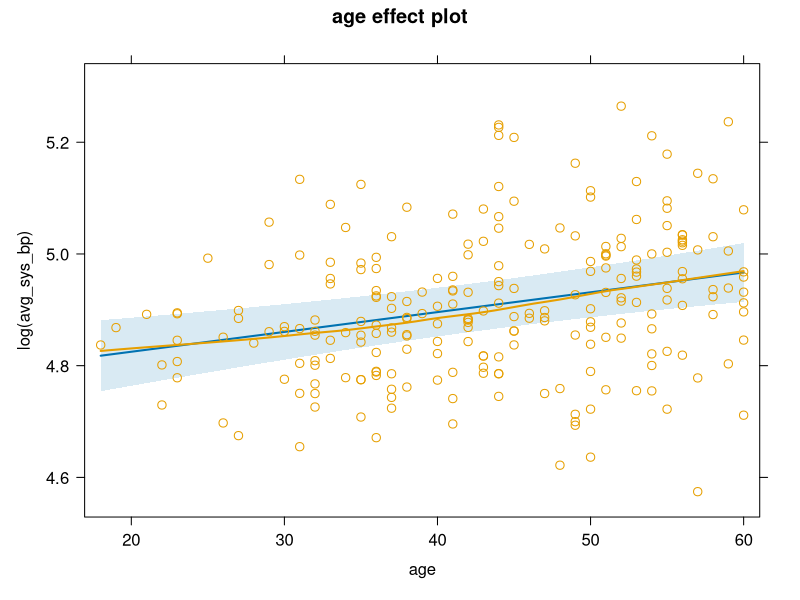
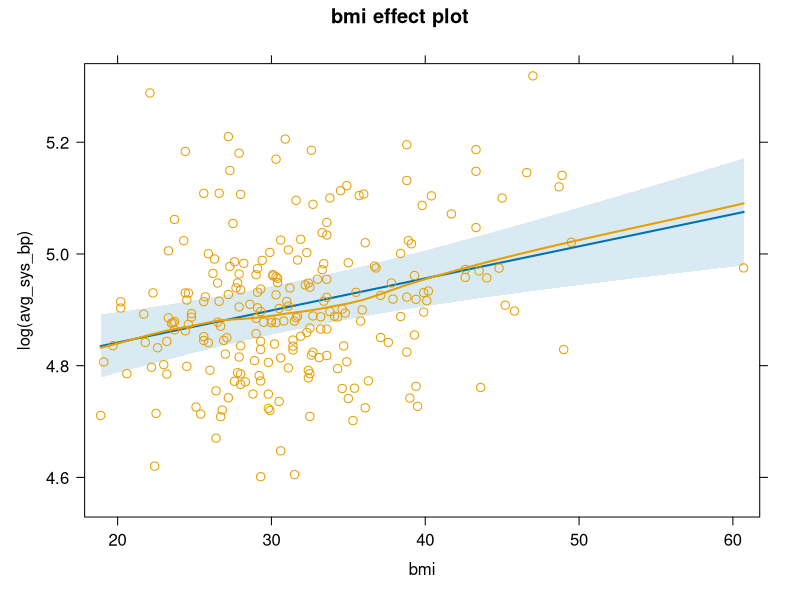
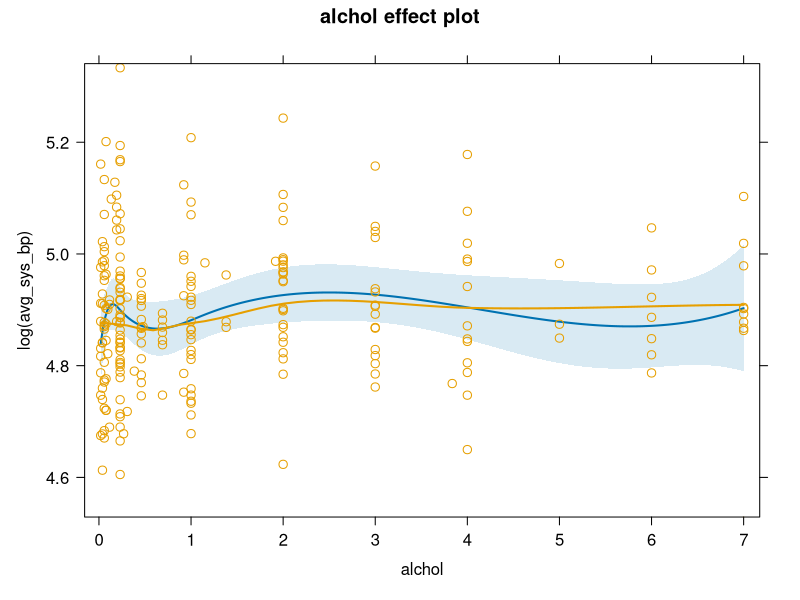
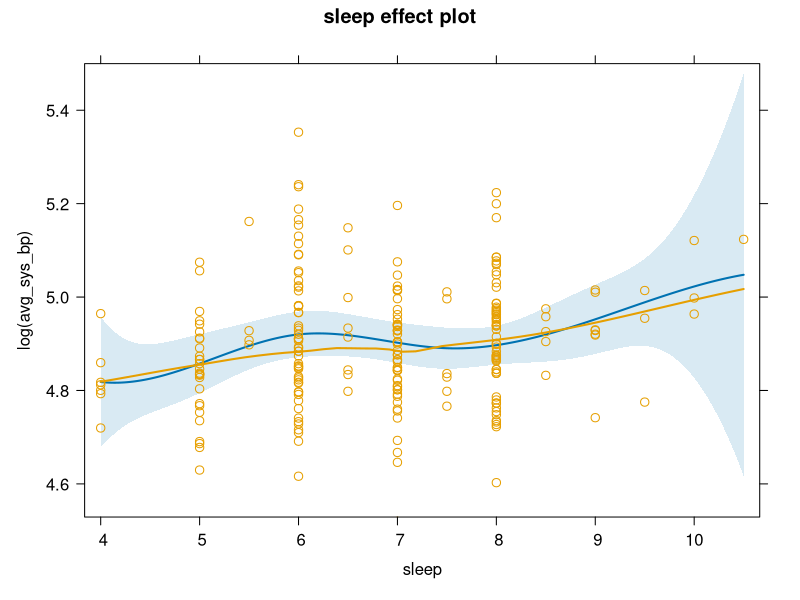

R code for these plots, in order:
## ---- chunk 1
knitr::opts_chunk$set(echo = TRUE)
library(data.table)
library(magrittr)
library(splines)
library(car)
library(effects)

# read the data
dt = fread("cleaned_data.csv")
## ---- chunk 2
fit_sys = lm( log(avg_sys_bp) ~ workhrs * (age + gender + bmi + bs(alchol, 5) + 
                                             bs(sleep, 5) + smoke) + smoke:alchol,
              data = dt)

summary(fit_sys)
AIC(fit_sys)
## ---- chunk 3
vif(fit_sys)
## ---- chunk 4
par( mfrow = c(2,2) )
plot(Effect("age", fit_sys, partial.residuals = TRUE))
plot(Effect("bmi", fit_sys, partial.residuals = TRUE))
plot(Effect("alchol", fit_sys, partial.residuals = TRUE))
plot(Effect("sleep", fit_sys, partial.residuals = TRUE))
## ---- chunk 5
# would difference between work overtimes but sleep for 8 hours and work overtimes 
# while sleep for 5 hours less significant?
dt = dt[, wgt := 1]
d_fake_8hrs = dt[, `:=` (workhrs = 1, sleep = 8, wgt = 0)] # make fake data with contrast
d_fake_5hrs = dt[, `:=` (workhrs = 1, sleep = 5, wgt = 0)] # make fake data with contrast

dx = rbindlist( list(dt, d_fake_8hrs, d_fake_5hrs) ) # combine tru data with fake data

result = lm( log(avg_sys_bp) ~ workhrs * (age + gender + bmi + bs(alchol, 5) + 
                                             bs(sleep, 5) + smoke) + smoke:alchol,
             weights = wgt, data = dx) # fit regression with zero weights on fake data

pa = coef(result) # parameters
cm = vcov(result) # covariance matrix
dm = model.matrix(result) # design matrix
nx = 238

ct = dm[ (nx+1):(nx+2*nx), ]
ct = ct[1:nx,] - ct[(nx+1):(2*nx), ] # get the contrast

znum = ct %*% pa # numerator of z-score
zdenom = sqrt(diag(ct %*% cm %*% t(ct))) # denominator of z-score
zscores = znum / zdenom

z_criticle = qnorm(0.975)

{mean(zscores) > z_criticle}
